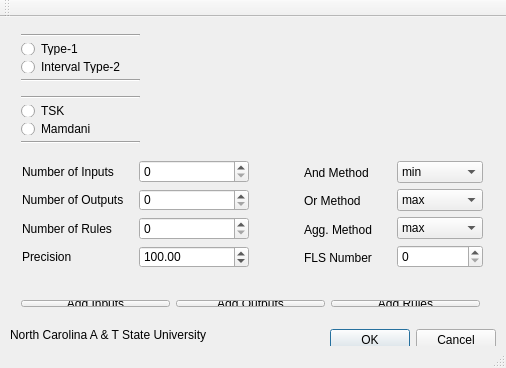
<?xml version="1.0" encoding="UTF-8"?>
<ui version="4.0">
 <class>MainWindow</class>
 <widget class="QMainWindow" name="MainWindow">
  <property name="geometry">
   <rect>
    <x>0</x>
    <y>0</y>
    <width>506</width>
    <height>368</height>
   </rect>
  </property>
  <property name="windowTitle">
   <string>MainWindow</string>
  </property>
  <widget class="QWidget" name="centralWidget">
   <widget class="QLabel" name="label_acpic">
    <property name="geometry">
     <rect>
      <x>320</x>
      <y>0</y>
      <width>171</width>
      <height>131</height>
     </rect>
    </property>
    <property name="text">
     <string/>
    </property>
   </widget>
   <widget class="QWidget" name="layoutWidget">
    <property name="geometry">
     <rect>
      <x>10</x>
      <y>6</y>
      <width>141</width>
      <height>70</height>
     </rect>
    </property>
    <layout class="QVBoxLayout" name="verticalLayout">
     <item>
      <widget class="Line" name="line">
       <property name="orientation">
        <enum>Qt::Horizontal</enum>
       </property>
      </widget>
     </item>
     <item>
      <widget class="QRadioButton" name="radioButton">
       <property name="text">
        <string>Type-1</string>
       </property>
      </widget>
     </item>
     <item>
      <widget class="QRadioButton" name="radioButton_2">
       <property name="text">
        <string>Interval Type-2</string>
       </property>
      </widget>
     </item>
     <item>
      <widget class="Line" name="line_3">
       <property name="orientation">
        <enum>Qt::Horizontal</enum>
       </property>
      </widget>
     </item>
    </layout>
   </widget>
   <widget class="QWidget" name="layoutWidget">
    <property name="geometry">
     <rect>
      <x>293</x>
      <y>133</y>
      <width>201</width>
      <height>130</height>
     </rect>
    </property>
    <layout class="QHBoxLayout" name="horizontalLayout_3">
     <item>
      <layout class="QVBoxLayout" name="verticalLayout_5">
       <item>
        <widget class="QLabel" name="label_6">
         <property name="text">
          <string>And Method</string>
         </property>
        </widget>
       </item>
       <item>
        <widget class="QLabel" name="label_7">
         <property name="text">
          <string>Or Method</string>
         </property>
        </widget>
       </item>
       <item>
        <widget class="QLabel" name="label">
         <property name="text">
          <string>Agg. Method</string>
         </property>
        </widget>
       </item>
       <item>
        <widget class="QLabel" name="label_8">
         <property name="text">
          <string>FLS Number</string>
         </property>
        </widget>
       </item>
      </layout>
     </item>
     <item>
      <layout class="QVBoxLayout" name="verticalLayout_6">
       <item>
        <widget class="QComboBox" name="comboBox">
         <item>
          <property name="text">
           <string>min</string>
          </property>
         </item>
         <item>
          <property name="text">
           <string>prod</string>
          </property>
         </item>
        </widget>
       </item>
       <item>
        <widget class="QComboBox" name="comboBox_2">
         <item>
          <property name="text">
           <string>max</string>
          </property>
         </item>
        </widget>
       </item>
       <item>
        <widget class="QComboBox" name="comboBox_3">
         <item>
          <property name="text">
           <string>max</string>
          </property>
         </item>
         <item>
          <property name="text">
           <string>prod</string>
          </property>
         </item>
        </widget>
       </item>
       <item>
        <widget class="QSpinBox" name="spinBox">
         <property name="maximum">
          <number>99999999</number>
         </property>
        </widget>
       </item>
      </layout>
     </item>
    </layout>
   </widget>
   <widget class="QWidget" name="layoutWidget">
    <property name="geometry">
     <rect>
      <x>10</x>
      <y>68</y>
      <width>141</width>
      <height>70</height>
     </rect>
    </property>
    <layout class="QVBoxLayout" name="verticalLayout_2">
     <item>
      <widget class="Line" name="line_2">
       <property name="orientation">
        <enum>Qt::Horizontal</enum>
       </property>
      </widget>
     </item>
     <item>
      <widget class="QRadioButton" name="radioButton_4">
       <property name="text">
        <string>TSK</string>
       </property>
      </widget>
     </item>
     <item>
      <widget class="QRadioButton" name="radioButton_3">
       <property name="text">
        <string>Mamdani</string>
       </property>
      </widget>
     </item>
     <item>
      <widget class="Line" name="line_4">
       <property name="orientation">
        <enum>Qt::Horizontal</enum>
       </property>
      </widget>
     </item>
    </layout>
   </widget>
   <widget class="QWidget" name="layoutWidget">
    <property name="geometry">
     <rect>
      <x>10</x>
      <y>272</y>
      <width>481</width>
      <height>29</height>
     </rect>
    </property>
    <layout class="QHBoxLayout" name="horizontalLayout_2">
     <item>
      <widget class="QPushButton" name="pushButton_2">
       <property name="text">
        <string>Add Inputs</string>
       </property>
      </widget>
     </item>
     <item>
      <widget class="QPushButton" name="pushButton_3">
       <property name="text">
        <string>Add Outputs</string>
       </property>
      </widget>
     </item>
     <item>
      <widget class="QPushButton" name="pushButton_4">
       <property name="text">
        <string>Add Rules</string>
       </property>
      </widget>
     </item>
    </layout>
   </widget>
   <widget class="QWidget" name="layoutWidget">
    <property name="geometry">
     <rect>
      <x>11</x>
      <y>132</y>
      <width>249</width>
      <height>130</height>
     </rect>
    </property>
    <layout class="QHBoxLayout" name="horizontalLayout">
     <item>
      <layout class="QVBoxLayout" name="verticalLayout_3">
       <item>
        <widget class="QLabel" name="label_2">
         <property name="text">
          <string>Number of Inputs</string>
         </property>
        </widget>
       </item>
       <item>
        <widget class="QLabel" name="label_3">
         <property name="text">
          <string>Number of Outputs</string>
         </property>
        </widget>
       </item>
       <item>
        <widget class="QLabel" name="label_4">
         <property name="text">
          <string>Number of Rules</string>
         </property>
        </widget>
       </item>
       <item>
        <widget class="QLabel" name="label_5">
         <property name="text">
          <string>Precision</string>
         </property>
        </widget>
       </item>
      </layout>
     </item>
     <item>
      <layout class="QVBoxLayout" name="verticalLayout_4">
       <item>
        <widget class="QSpinBox" name="spinBox_numins">
         <property name="maximum">
          <number>9999999</number>
         </property>
        </widget>
       </item>
       <item>
        <widget class="QSpinBox" name="spinBox_numouts">
         <property name="maximum">
          <number>9999999</number>
         </property>
        </widget>
       </item>
       <item>
        <widget class="QSpinBox" name="spinBox_numrules">
         <property name="maximum">
          <number>9999999</number>
         </property>
        </widget>
       </item>
       <item>
        <widget class="QDoubleSpinBox" name="doubleSpinBox_precisn">
         <property name="maximum">
          <double>999999.989999999990687</double>
         </property>
         <property name="value">
          <double>100.000000000000000</double>
         </property>
        </widget>
       </item>
      </layout>
     </item>
    </layout>
   </widget>
   <widget class="QDialogButtonBox" name="buttonBox">
    <property name="geometry">
     <rect>
      <x>320</x>
      <y>310</y>
      <width>176</width>
      <height>27</height>
     </rect>
    </property>
    <property name="standardButtons">
     <set>QDialogButtonBox::Cancel|QDialogButtonBox::Ok</set>
    </property>
   </widget>
   <widget class="QLabel" name="label_9">
    <property name="geometry">
     <rect>
      <x>10</x>
      <y>310</y>
      <width>301</width>
      <height>16</height>
     </rect>
    </property>
    <property name="text">
     <string>North Carolina A &amp; T State University</string>
    </property>
   </widget>
  </widget>
  <widget class="QToolBar" name="mainToolBar">
   <attribute name="toolBarArea">
    <enum>TopToolBarArea</enum>
   </attribute>
   <attribute name="toolBarBreak">
    <bool>false</bool>
   </attribute>
  </widget>
  <widget class="QStatusBar" name="statusBar"/>
 </widget>
 <layoutdefault spacing="6" margin="11"/>
 <tabstops>
  <tabstop>radioButton</tabstop>
  <tabstop>radioButton_2</tabstop>
  <tabstop>radioButton_4</tabstop>
  <tabstop>radioButton_3</tabstop>
  <tabstop>comboBox_2</tabstop>
  <tabstop>spinBox_numins</tabstop>
  <tabstop>spinBox_numouts</tabstop>
  <tabstop>spinBox_numrules</tabstop>
  <tabstop>doubleSpinBox_precisn</tabstop>
  <tabstop>pushButton_2</tabstop>
  <tabstop>pushButton_3</tabstop>
  <tabstop>pushButton_4</tabstop>
 </tabstops>
 <resources/>
 <connections/>
</ui>
